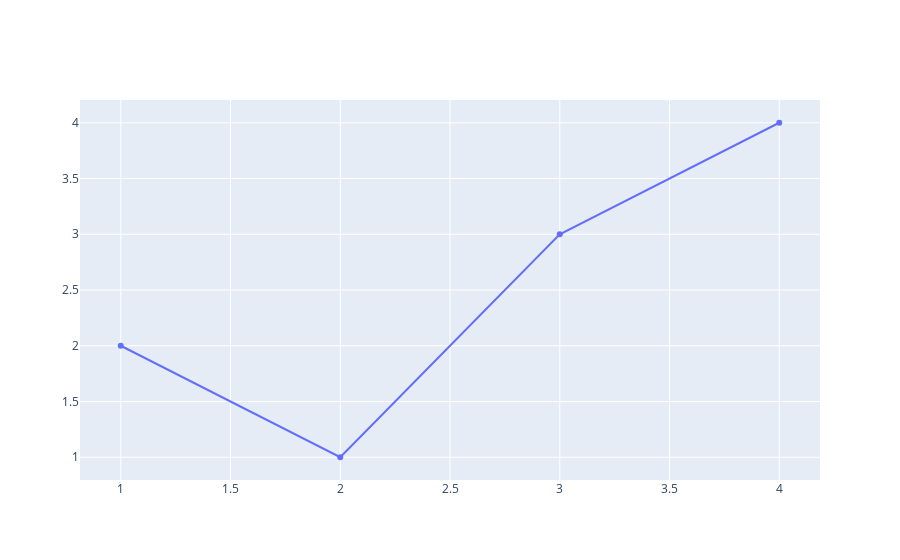

Notebook code cell kept with this figure:
### Markdown cell above
## Asymmetric Error Bars

### Code cell
fig = go.Figure(
    data=go.Scatter(
        x=[1, 2, 3, 4],
        y=[2, 1, 3, 4],
        error_y=dict(
            type="data",
            symmetric=False,
            array=[0.1, 0.2, 0.1, 0.1],
            arrayminus=[0.2, 0.4, 1, 0.2],
            visible=True,
        ),
    )
)
fig.show()

### Figure 1 — Plotly figure (JSON) as saved in the notebook; plotly's stock layout.template omitted (floating-point values rounded to 4 significant figures)
{"data": [{"error_y": {"array": [0.1, 0.2, 0.1, 0.1], "arrayminus": [0.2, 0.4, 1, 0.2], "symmetric": false, "type": "data", "visible": false}, "type": "scatter", "x": [1, 2, 3, 4], "y": [2, 1, 3, 4]}], "layout": {}}
